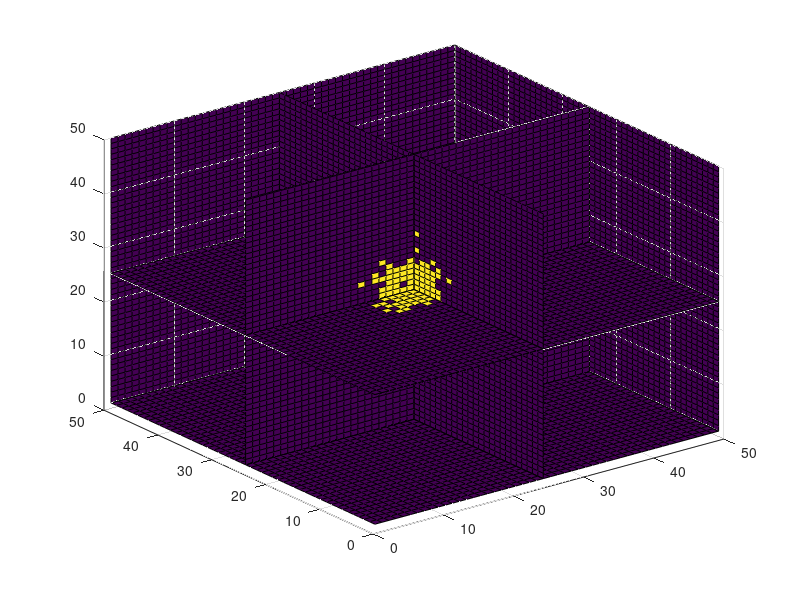

Recreate this plot in MATLAB.
numIt=input('Enter number of iterations > ');
x=50;
y=50;
z=50;
grid = zeros(x,y,z);

for a=20:30
    for b=20:30
        for c=20:30
            grid(a,b,c)=1;
        end
    end
end

for n=1:numIt
for i=2:x-1
    for j=2:y-2
        for k=2:z-2
             if ( grid(i,j,k)== 1 )
                grid(i,j,k)=0;
                
                r=rand(1);
             %Direction possibility #1
             if (r < 0.1666)
                if ( grid(i+1,j,k)==1 )
                    grid(i,j,k)=1;
                else
                    grid(i+1,j,k)=1;
                end
             end
             %Direction possibility #2
             if (r >= 0.1666 && r < 0.3332)
                if ( grid(i-1,j,k)==1 )
                    grid(i,j,k)=1;
                else
                    grid(i-1,j,k)=1;
                end
             end
             %Direction possibility #3
             if (r >= 0.3332 && r < 0.5000)
                if ( grid(i,j+1,k)==1 )
                    grid(i,j,k)=1;
                else
                    grid(i,j+1,k)=1;
                end
             end
             %Direction possibility #4
             if (r >= 0.5000 && r < 0.6666)
                if ( grid(i,j-1,k)==1 )
                    grid(i,j,k)=1;
                else
                    grid(i,j-1,k)=1;
                end
             end
             %Direction possibility #5
             if (r >= 0.6666 && r < 0.8333)
                if ( grid(i,j,k+1)==1 )
                    grid(i,j,k)=1;
                else
                    grid(i,j,k+1)=1;
                end
             end
             %Direction possibility #6
             if (r >= 0.8333)
                if ( grid(i,j,k-1)==1 )
                    grid(i,j,k)=1;
                else
                    grid(i,j,k-1)=1;
                end
             end
             
             else
                 
             end
        end
    end
end
%Plot
figure(1)
xslice = [25, 50]; % location of y-z planes
yslice = [25, 50]; % location of x-z plane
zslice = [1, 25]; % location of x-y planes
slice(grid,xslice,yslice,zslice)
drawnow
end
